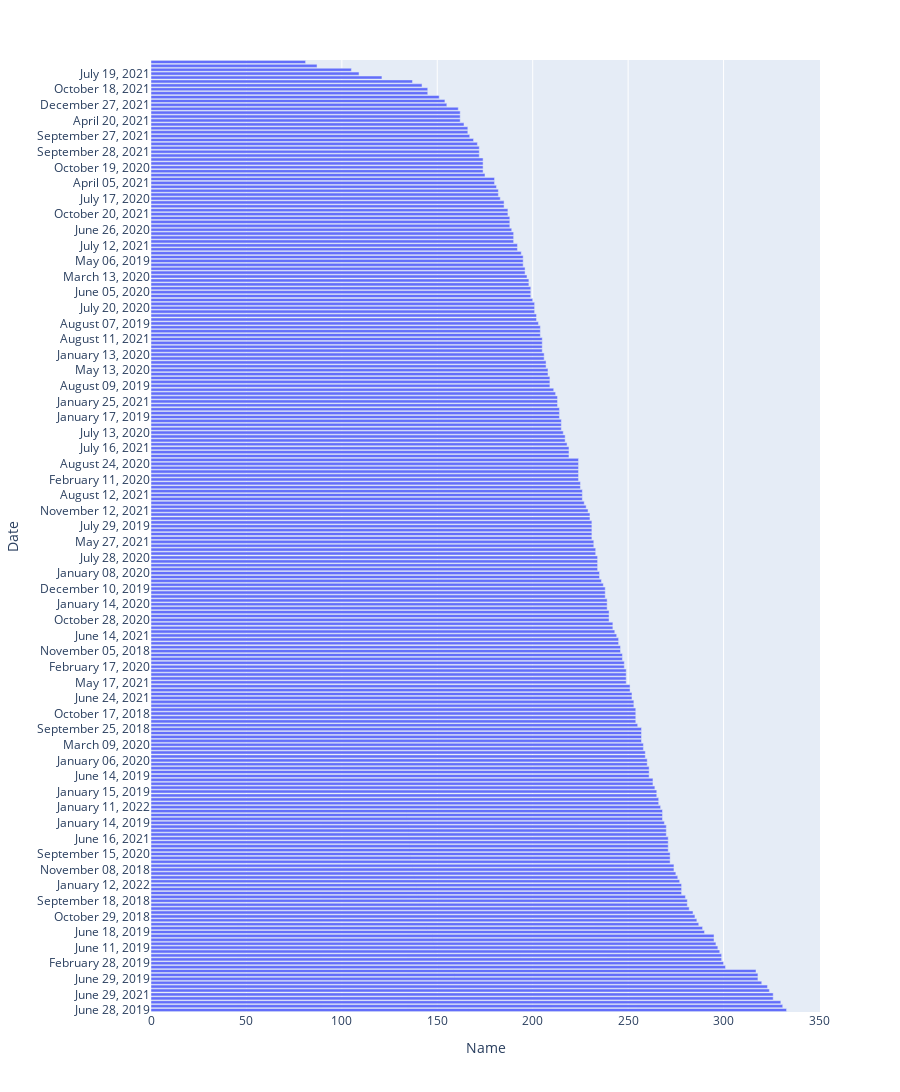

Source (notebook cell):
### Markdown cell above
More stats

### Code cell
date_wise_members = df.groupby('Date')['Name'].count().reset_index()
date_wise_members = date_wise_members.sort_values(by=['Name'], ascending=False)
date_wise_members = date_wise_members[['Date','Name']].reset_index(drop=True)
date_wise_members['Date'] = date_wise_members['Date'].dt.strftime('%B %d, %Y')
px.bar(date_wise_members, x='Name', y='Date',height=8000)

### Figure 1 — Plotly figure (JSON) as saved in the notebook; plotly's stock layout.template omitted (floating-point values rounded to 4 significant figures; data arrays with more than 128 entries replaced by an {"elided": "..."} marker saying what was removed)
{"data": [{"alignmentgroup": "True", "hovertemplate": "Name=%{x}<br>Date=%{y}<extra></extra>", "legendgroup": "", "marker": {"color": "#636efa", "pattern": {"shape": ""}}, "name": "", "offsetgroup": "", "orientation": "h", "showlegend": false, "textposition": "auto", "type": "bar", "x": {"elided": "244 int values"}, "xaxis": "x", "y": {"elided": "244 str values"}, "yaxis": "y"}], "layout": {"barmode": "relative", "height": 8000, "legend": {"tracegroupgap": 0}, "margin": {"t": 60}, "xaxis": {"anchor": "y", "domain": [0, 1], "title": {"text": "Name"}}, "yaxis": {"anchor": "x", "domain": [0, 1], "title": {"text": "Date"}}}}
